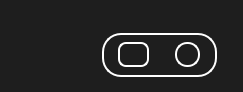
<?xml version="1.0" encoding="UTF-8"?>
<ui version="4.0">
 <class>hidemenu</class>
 <widget class="QWidget" name="hidemenu">
  <property name="geometry">
   <rect>
    <x>0</x>
    <y>0</y>
    <width>243</width>
    <height>92</height>
   </rect>
  </property>
  <property name="windowTitle">
   <string>Form</string>
  </property>
  <property name="styleSheet">
   <string notr="true">background-color: rgb(30, 30, 30);
border: none; 
outline: none;</string>
  </property>
  <widget class="QLabel" name="label">
   <property name="geometry">
    <rect>
     <x>21</x>
     <y>33</y>
     <width>44</width>
     <height>44</height>
    </rect>
   </property>
   <property name="text">
    <string/>
   </property>
   <property name="pixmap">
    <pixmap resource="resources.qrc">:/res/img/logo.jpg</pixmap>
   </property>
   <property name="scaledContents">
    <bool>true</bool>
   </property>
  </widget>
  <widget class="QFrame" name="frame">
   <property name="geometry">
    <rect>
     <x>102</x>
     <y>33</y>
     <width>115</width>
     <height>44</height>
    </rect>
   </property>
   <property name="styleSheet">
    <string notr="true">border: 2px solid rgb(255, 255, 255);
border-radius: 19;
background-color: rgb(30, 30, 30);</string>
   </property>
   <property name="frameShape">
    <enum>QFrame::Shape::StyledPanel</enum>
   </property>
   <property name="frameShadow">
    <enum>QFrame::Shadow::Raised</enum>
   </property>
  </widget>
  <widget class="QPushButton" name="union_2">
   <property name="geometry">
    <rect>
     <x>118</x>
     <y>42</y>
     <width>31</width>
     <height>25</height>
    </rect>
   </property>
   <property name="styleSheet">
    <string notr="true">border: 2px solid rgb(255, 255, 255);
border-radius: 8;
</string>
   </property>
   <property name="text">
    <string/>
   </property>
  </widget>
  <widget class="QPushButton" name="pushButton">
   <property name="geometry">
    <rect>
     <x>175</x>
     <y>42</y>
     <width>25</width>
     <height>25</height>
    </rect>
   </property>
   <property name="styleSheet">
    <string notr="true">border: 2px solid rgb(255, 255, 255);
border-radius: 12;
/*border-image: url(:/res/img/plus.jpg) 0 0 0 0 strech strech;
border:none;*/</string>
   </property>
   <property name="text">
    <string/>
   </property>
   <property name="iconSize">
    <size>
     <width>25</width>
     <height>25</height>
    </size>
   </property>
  </widget>
 </widget>
 <resources>
  <include location="resources.qrc"/>
 </resources>
 <connections/>
</ui>
